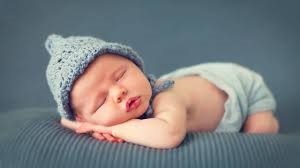
#> input picture baby.jpg, 300 x 168 px
$ python imageprocessing.py
#> lines starting #> are read from the running program, lines starting #| are printed output that depends on the picture
import cv2
img=cv2.imread('baby.jpg' , cv2.IMREAD_GRAYSCALE)
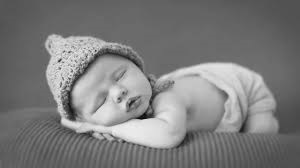
#> img: shape (168, 300); min 4, max 241, mean 124.4
cv2.imshow('win' , img)
cv2.waitKey(0)
cv2.imwrite('newbaby.jpg' , img)
cv2.destroyAllWindows()
